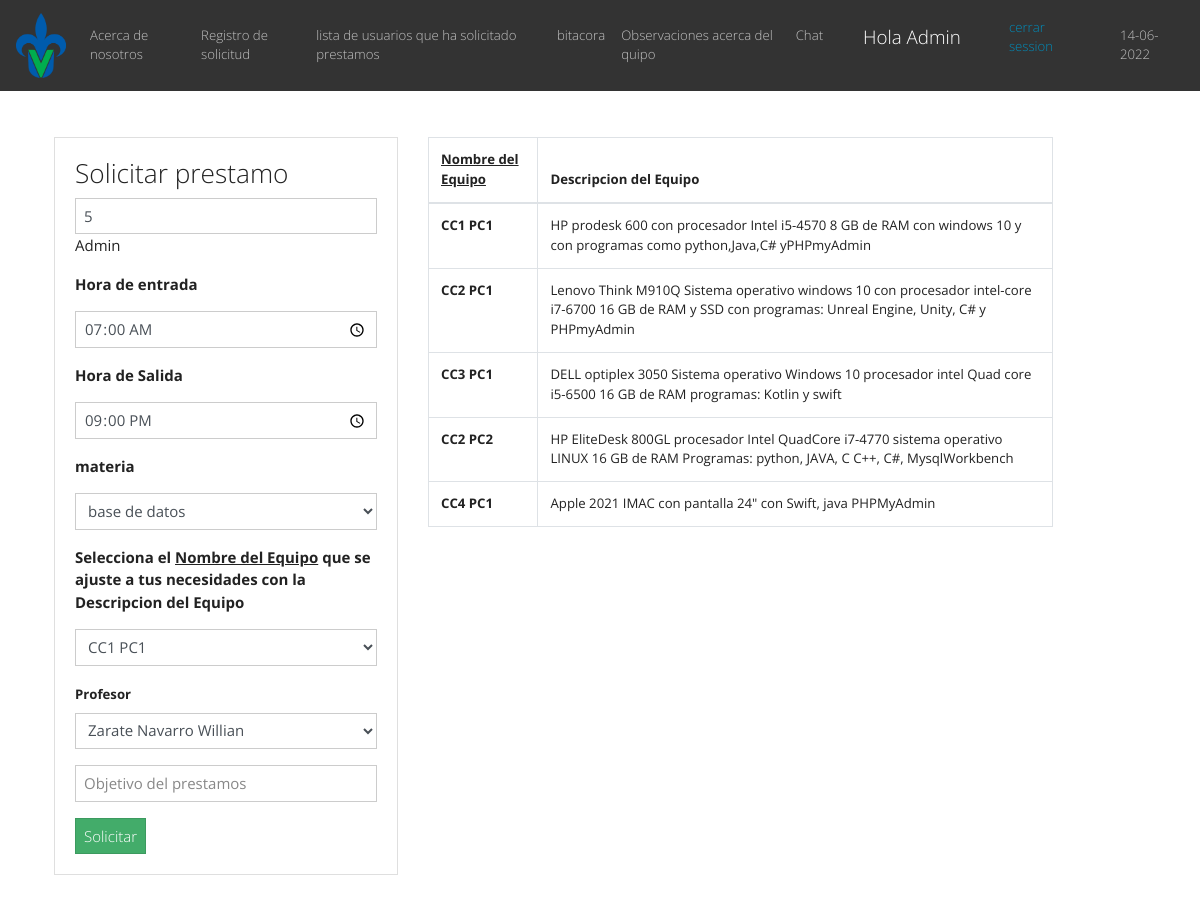
Screenshot of /prestamo.php?id=5 (signed in) with the database file from the repository.
### tables this page shows
CREATE TABLE `usarios` (
  `id` int(11) NOT NULL AUTO_INCREMENT,
  `nombre` varchar(100) DEFAULT NULL,
  `matricula` varchar(100) DEFAULT NULL,
  `carrera` varchar(100) DEFAULT NULL,
  `id_rol` int(11) DEFAULT NULL,
  `pass` varchar(255) NOT NULL,
  PRIMARY KEY (`id`),
  KEY `fk_id_rol` (`id_rol`),
  CONSTRAINT `fk_id_rol` FOREIGN KEY (`id_rol`) REFERENCES `rol` (`id`)
);

CREATE TABLE `pc` (
  `id_equipo` int(100) NOT NULL AUTO_INCREMENT,
  `nombre_equipo` varchar(200) NOT NULL,
  `descripcio` text NOT NULL,
  `num_inventario` varchar(100) NOT NULL,
  `id_comentario` int(100) NOT NULL,
  `pres` char(5) NOT NULL,
  PRIMARY KEY (`id_equipo`),
  KEY `pc_ibfk_1` (`id_comentario`),
  CONSTRAINT `pc_ibfk_1` FOREIGN KEY (`id_comentario`) REFERENCES `comentarios` (`id_comentario`) ON DELETE NO ACTION ON UPDATE NO ACTION
);

### prestamo.php (the view, shortened to what this page needs)
<?php
include("db.php");
$username = $_SESSION['username'];
if  (isset($_GET['id'])) {
    $id = $_GET['id'];
    $query = "SELECT * FROM usarios WHERE id=$id";
    $result = mysqli_query($conn, $query);
    if (mysqli_num_rows($result) == 1) {
        $row = mysqli_fetch_array($result);
        $nombre = $row['nombre'];
    }
  }
if(!isset($username)){
  header("location: login.php");
  }else{?>
<!DOCTYPE html>
<html lang="en">
  <head>
    <link rel="stylesheet" href="https://bootswatch.com/4/yeti/bootstrap.min.css">
    <link rel="stylesheet" href="https://use.fontawesome.com/releases/v5.6.3/css/all.css">
  </head>
  <body>
<nav class="navbar navbar-expand-sm bg-dark navbar-dark">
  <a class="navbar-brand" >
    <img src="img/uv.png" alt="logo" style="width:50px;">
  </a>
  <ul class="navbar-nav">
    <li class="nav-item">
      <a class="nav-link" href="nosotros.php ">Acerca de nosotros</a>
    </li>
    <li class="nav-item">
      <a class="nav-link" href="Registro.php">Registro de solicitud</a>
    </li>
    <li class="nav-item">
      <a class="nav-link" href="prestamos.php">lista de usuarios que ha solicitado prestamos</a>
    </li>
    <li class="nav-item">
      <a class="nav-link" href="bitacora.php">bitacora</a>
    </li>
    <li class="nav-item">
      <a class="nav-link" href="observaciones.php">Observaciones acerca del quipo</a>
    </li>
    <li class="nav-item">
      <a class="nav-link" href="chat.php">Chat</a>
    </li>
    <li class="nav-item">
      <a class="nav-link" >             </a>
    </li>
     <li class="nav-item">
      <a class="nav-link" >              </a>
    </li>
     <li class="nav-item">
      <a class="navbar-brand"  tanindex="" alt="volver a la pagina principal">  Hola  <?php echo $username;} ?></a>
    </li>
    <li class="nav-item">
      <a class="nav-link" >             </a>
    </li>
     <li class="nav-item">
      <a class="nav-link" >              </a>
    </li>
    <li class="nav-item">
          <?php
            echo "<a class='nav-item' href='includes/salir.php' tabindex='' alt='cerrar mi session'>cerrar session </a>";
          ?>
    </li>
    <li class="nav-item">
      <a class="nav-link" >             </a>
    </li>
     <li class="nav-item">
      <a class="nav-link" >              </a>
    </li>
    <li class="nav-item">
      <a class="nav-link" href="#">
        <?php
          echo date("d-");
          echo date("m-");
          echo date("Y");
        ?>
      </a>
    </li>
  </ul>
</nav>
    <br>
<div class="container p-4" >
    <div class="row">
      <div class="col-md-4 mx.auto">
        <div class="card card-body">
          <h3>Solicitar prestamo</h3>
          <form action="prestamo.php" method="POST">
            <div class="form-group">
                <input type="text" name="id_usuario" value="<?php echo $id; ?>"
                    tabindex="" alt="ingresa tu nombre de estudiante" class ="form-control"
                    placeholder="Nombre del estudiante"  required autofocus> <?php echo $nombre; ?>
            </div>
            <div class="form-group">
              <strong><p >Hora de entrada</p></strong>
                <input type="time" value="07:00" name="h_entrada"  tabindex=""
                alt=" ingresa tu hora en entrada " class ="form-control" placeholder="hora entrda" required >
            </div>
            <div class="form-group">
              <strong><p >Hora de Salida</p></strong>
                <input type="time" value="21:00" name="h_salida"  tabindex=""
                alt=" ingresa tu hora de salida" class ="form-control" placeholder="hora entrada" required >
            </div>
            <div class="form-group">
                <strong><p for=""> materia</p></strong>
                <select lass="form-group" name="id_materia" id="" tabindex="" alt=" ingresa el nmobre de la materia "
                class ="form-control" placeholder="Materia" required  >
                <?php
                $queryMAT = "SELECT id_materia, nombre_materia FROM materias ";
                $resultMAT = mysqli_query($conn, $queryMAT );
                while($row = mysqli_fetch_array ($resultMAT)){?>
                <option value="<?php echo $row['id_materia'] ?>"><?php echo $row['nombre_materia'] ?></option>
                  <?php }?>
                 </select>
            </div>
            <div class="form-group">
              <strong> <p >Selecciona el <u>Nombre del Equipo</u>  que se ajuste a tus necesidades con la Descripcion del Equipo </p></strong>
              <select lass="form-group" name="id_equipo" id="" tabindex="" alt="eleje un pc"  class ="form-control" placeholder="" required>
                <?php
                  $queryPC = "SELECT id_equipo, nombre_equipo FROM pc where pres= 'D' ";
                  $resultPC = mysqli_query($conn, $queryPC );
                  while($row = mysqli_fetch_array ($resultPC)){?>
                  <option value="<?php echo $row['id_equipo'] ?>"><?php echo $row['nombre_equipo'] ?></option>
                <?php }?>
              </select>
            </div>
            <div class="form-group">
              <strong><label for="">Profesor</label></strong>
              <select lass="form-group" name="maestro" id="" tabindex="" alt=" ingresa elnombre del maestro  " class ="form-control" placeholder="maestro" required  >
                <?php
                  $queryPROF = "SELECT id_rol ,nombre  FROM usarios WHERE id_rol= 2 ";
                  $resultPROF = mysqli_query($conn, $queryPROF );
                  while($row = mysqli_fetch_array ($resultPROF)){?>
                  <option value="<?php echo $row['nombre'] ?>"><?php echo $row['nombre'] ?></option>
                <?php }?>
              </select>
            </div>
            <div class="form-group">
              <input type="text" name="motivo_pres" value=""
                  tabindex="" alt="Objetivo del prestamos" class ="form-control"
                  placeholder="Objetivo del prestamos"  required autofocus>
            </div>
            <button class="btn btn-success" name="update"> Solicitar  </button>
          </form>
        </div>
      </div>
      <div class="col-md-7">
            <table class="table table-bordered">
                <thead>
                    <tr>
                        <th><u>Nombre del Equipo</u> </th>
                        <th>Descripcion del Equipo</th>
                    </tr>
                </thead>
                <tbody>
                    <?php
                        $sqle ="SELECT nombre_equipo, descripcio FROM  pc where  pres = 'D'";
                        $consutae= mysqli_query( $conn, $sqle );
                        while($row = mysqli_fetch_array($consutae) ){ ?>
                        <tr>
                            <td><strong><?php echo $row['nombre_equipo'] ?></strong> </td>
                            <td><?php echo $row['descripcio'] ?></td>
                        </tr>
                    <?php } ?>
                </tbody>
            </table>
        </div>
    </div>
</div>
<?php include("includes/footer.php") ?>

### rows the page displays
usarios: nombre "Admin"
pc: nombre_equipo "CC1 PC1", descripcio "HP prodesk 600 con procesador Intel i5-4570 8 GB de RAM con windows 10 y con programas como python,Java,C# yPHPmyAdmin"
pc: nombre_equipo "CC2 PC1", descripcio "Lenovo Think M910Q Sistema operativo windows 10 con procesador intel-core i7-6700 16 GB de RAM y SSD con programas: Unreal Engine, Unity, C# y PHPmyAdmin"
pc: nombre_equipo "CC3 PC1", descripcio "DELL optiplex 3050 Sistema operativo Windows 10 procesador intel Quad core i5-6500 16 GB de RAM programas: Kotlin y swift"
pc: nombre_equipo "CC2 PC2", descripcio "HP EliteDesk 800GL procesador Intel QuadCore i7-4770 sistema operativo LINUX 16 GB de RAM Programas: python, JAVA, C C++, C#, MysqlWorkbench"
pc: nombre_equipo "CC4 PC1", descripcio "Apple 2021 IMAC con pantalla 24\" con Swift, java PHPMyAdmin"

### other values shown
$username "Admin"
form field id_materia "base de datos"
form field id_equipo "CC1 PC1"
form field maestro "Zarate Navarro Willian"
